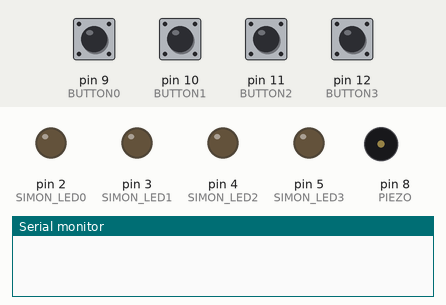
Simulated run of this sketch. Board: Arduino Uno, built with avr-gcc and run on an emulated ATmega328P. Parts: output pins drawn as LEDs (lit = HIGH), buzzer (waves = sounding), the last lines printed to the serial monitor. Dashed ring = blinking. Inputs (shaded band) come from the test bench; at power-on: pin 9 (BUTTON0), pin 10 (BUTTON1), pin 11 (BUTTON2), pin 12 (BUTTON3) LOW. Random numbers use the default seed unless the sketch sets one.

Above: at 0.6 s.
1.3 s: pin 10 (BUTTON1) pulled HIGH for 0.15 s
At 1.65 s:
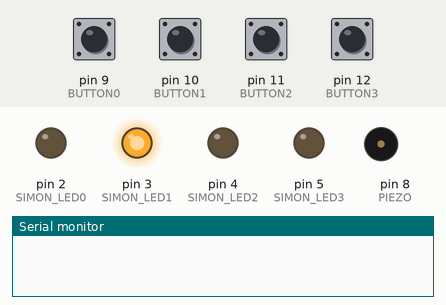
4.4 s: pin 10 (BUTTON1) pulled HIGH for 1 s
At 6.7 s:
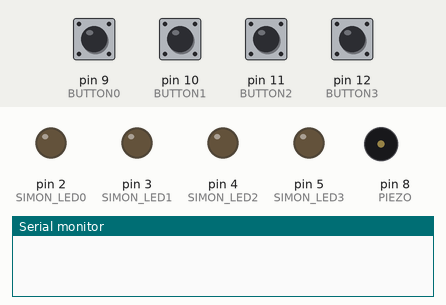
7.4 s: pin 9 (BUTTON0) pulled HIGH for 0.15 s
10.4 s: pin 9 (BUTTON0) pulsed HIGH 5 times (0.12 s each, 0.3 s apart)
At 12.02 s:
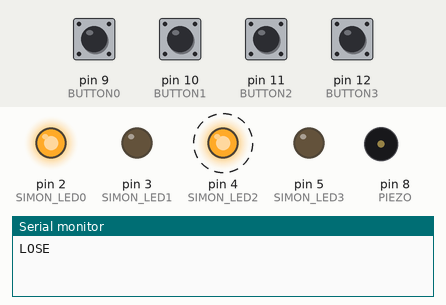
13.7 s: pin 10 (BUTTON1) pulsed HIGH 5 times (0.12 s each, 0.3 s apart)
At 14.92 s:
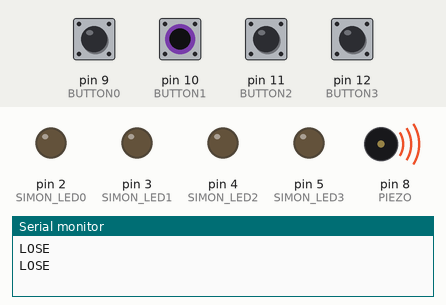
Timing chart, 0 to 17.7 s (numbered marks = the images above; inputs shaded):
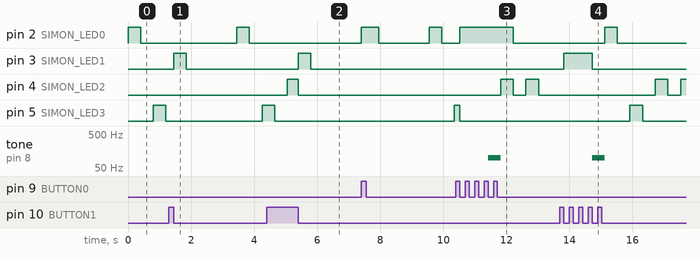

The sketch:

simon_says.ino
```cpp
// (licence header left out)
typedef unsigned long time_t;

// led pins
const int8_t SIMON_LED0 = 2;
const int8_t SIMON_LED1 = 3;
const int8_t SIMON_LED2 = 4;
const int8_t SIMON_LED3 = 5;

// pushbutton pins
const int8_t BUTTON0 = 9;
const int8_t BUTTON1 = 10;
const int8_t BUTTON2 = 11;
const int8_t BUTTON3 = 12;

// piezo buzzer pin and tone frequency
const int8_t PIEZO = 8;
const int16_t PIEZO_FREQ = 100;

/****************************************************************************************************
 * LED
 */
const int8_t LIGHTS = 4;
typedef struct {
  int8_t pin;
} light;

light lights[LIGHTS];

/**
 * Setup the lights
 */
void setup_lights(){
  lights[0].pin = SIMON_LED0;
  lights[1].pin = SIMON_LED1;
  lights[2].pin = SIMON_LED2;
  lights[3].pin = SIMON_LED3;
}

/****************************************************************************************************
 * SIMON ROUND
 */
const int8_t SIMON_PATTERN_LENGTH = 4;        // how many steps in the
const int16_t LIGHT_BLINK_MILLI = 400;        // led remains on for this long & delay between flashes
const int16_t PATTERN_SPACING_MILLI = 2000;   // time between pattern display in milliseconds
enum SIMON_STATE {
  RESET,                  // the reset state
  FLASH,                  // an led is turned on
  BLINK_WAIT,             // wait for a period
  BLANK,                  // turn off all leds
  PATTERN_SPACING         // wait for a longer period
};
typedef struct {
  int8_t pattern[SIMON_PATTERN_LENGTH]; // correct & displayed pattern
  int8_t curr_index_pattern;            // current index in displaying pattern
  SIMON_STATE state;                    // state of simon round
  time_t last_update;                   // timestamp where last state update occurred
} simon_round_data;

simon_round_data simon_data;

/**
 * Turns all LEDs off
 */
void blank_all() {
  for(int i = 0; i < LIGHTS; i++){
    digitalWrite(lights[i].pin, LOW);
  }
}

/**
 * Turns all LEDs on
 */
void light_all() {
  for(int i = 0; i < LIGHTS; i++){
    digitalWrite(lights[i].pin, HIGH);
  }
}

/**
 * Updates the simon round data
 * s        state to progress to
 * data     round data
 */
 void setup_state(SIMON_STATE s, simon_round_data *data);
void setup_state(SIMON_STATE s, simon_round_data *data) {
  data->last_update = millis();
  data->state = s;
}

/**
 * Handles the display of the Simon pattern
 */
 void handle_pattern(simon_round_data *data);
void handle_pattern(simon_round_data *data){
  time_t now = millis();

  switch (data->state) {
    case RESET:
    {
      blank_all();
      data->curr_index_pattern = 0;
      data->last_update = millis();
      data->state = FLASH;
    }
    break;
    case FLASH:
    {
      // blink current light
      digitalWrite(lights[data->pattern[data->curr_index_pattern]].pin, HIGH);
      data->curr_index_pattern = (data->curr_index_pattern + 1) % SIMON_PATTERN_LENGTH;
      setup_state(BLINK_WAIT, data);
    }
    break;

    case BLINK_WAIT:
    {
      if(now > data->last_update + LIGHT_BLINK_MILLI){
        setup_state(BLANK, data);
      }
    }
    break;

    case BLANK:
    {
      blank_all();
      if(now > data->last_update + LIGHT_BLINK_MILLI){
        if(data->curr_index_pattern == 0) {
          setup_state(PATTERN_SPACING, data);
        } else {
          setup_state(FLASH, data);
        }
      }
    }
    break;

    case PATTERN_SPACING:
    {
      if(now > data->last_update + PATTERN_SPACING_MILLI){
        setup_state(FLASH, data);
      }
    }
    break;

    default:
    {
      // should never get here
      Serial.println("Pattern FSM error");
    }
  }
}

/****************************************************************************************************
 * BUTTONS
 */

/**
* Assumes buttons are active high
* When the button is pressed the pin should read HIGH, LOW otherwise
*/
const int8_t BUTTONS = 4;             // number of buttons
const int16_t DEBOUNCE_PERIOD = 100;  // how long to wait
enum BUTTON_STATE {
  WAITING,                            // wait for the button to be pressed
  BUTTON_DOWN,                        // wait for button to be released + debouncing
  BUTTON_RELEASE                      // acknowledge the button has been released
};
typedef struct {
  int8_t pin;                         // which pin to read button input from
  BUTTON_STATE state;                 // current state of button
  time_t last_update;                 // used to debounce
  time_t last_pressed;                // last time button was released
} button;

button buttons[BUTTONS];

/**
 * Setup buttons
 */
void setup_buttons(){
  buttons[0].pin = BUTTON0;
  buttons[1].pin = BUTTON1;
  buttons[2].pin = BUTTON2;
  buttons[3].pin = BUTTON3;

  for(int i = 0; i < BUTTONS; i++){
    buttons[i].state = WAITING;
    buttons[i].last_update = 0;
    buttons[i].last_pressed = 0;
  }
}

/**
 * Handles the state of a given button
 */
void handle_button(button *curr); // functions with arguments need to be declared!!!
void handle_button(button *curr){
  time_t now = millis();
  switch(curr->state){
    case WAITING:
    {
      // wait until button has been pressed
      if(digitalRead(curr->pin) == HIGH){
        curr->state = BUTTON_DOWN;
        curr->last_update = now;
      }
    }
    break;

    case BUTTON_DOWN:
    {
      // wait until the button has been released AND the debounce period has elapsed
      if(digitalRead(curr->pin) == LOW && (now - curr->last_update > DEBOUNCE_PERIOD)){
        curr->state = BUTTON_RELEASE;
      }
    }
    break;

    case BUTTON_RELEASE:
    {
      // acknowledge completed button action
      // check for this state to identify a button press
      curr->state = WAITING;
    }
    break;

    default:
    {
      // should never get here
      Serial.println("Button FSM error");
    }
    break;
  }
}

/**
 * Handles the update of all button states
 */
void handle_buttons(){
  for(int i = 0; i < BUTTONS; i++){
    handle_button(&(buttons[i]));
  }
}

/****************************************************************************************************
 * GAME
 */
enum GAME_STATE {
  GAME_RESET,                   // reset
  PATTERN,                      // currently displaying pattern
  USER_ENTRY,                   // currently accepting and displaying input
  LOSE,                         // player has lost
  WIN                           // player has won
};

const int8_t VICTORY_ITER = 3; // number of flashes in win state
const int8_t UNENTERED_VALUE = -1;
typedef struct {
  GAME_STATE state;                       // current game state
  time_t start;                           // timestamp of game start
  int8_t attempt[SIMON_PATTERN_LENGTH];   // stores user attempt
  int8_t attempt_index;                   // current user attempt index

  // input entry
  bool display_input;                     // whether to display light selected
  int8_t curr_input;                      // user entered light
} game_data;
game_data data;

/**
 * Reset user entered attempt
 */
void reset_attempt(){
  data.attempt_index = 0;
  data.curr_input = 0;
  for(int i = 0; i < SIMON_PATTERN_LENGTH; i++){
    data.attempt[i] = UNENTERED_VALUE;
  }
}

/**
 * Once a button has been detected to be released, we handle the result here
 */
void handle_entry() {
  int pressed;
  // iterate over buttons until we hit the pressed one
  for(pressed = 0; (pressed < BUTTONS) && (buttons[pressed].state != BUTTON_RELEASE); pressed++){}
  if(pressed != BUTTONS){ // check one is pressed
    // update the user attempt pattern with pressed button
    data.attempt[data.attempt_index] = pressed;
    data.attempt_index++;
    // update the last pressed timeframe on the pressed button
    buttons[pressed].last_pressed = millis();
    // update the light to display
    data.display_input = true;
    data.curr_input = pressed;
    // if we have a full attempt pattern, compare it to the correct pattern
    if(data.attempt_index == SIMON_PATTERN_LENGTH){
      bool correct = true;
      for(int i = 0; i < SIMON_PATTERN_LENGTH; i++){
        if(data.attempt[i] != simon_data.pattern[i]){
          correct = false;
        }
      }
      if(correct){
        data.state = WIN;
      } else {
        data.state = LOSE;
      }
      reset_attempt();
    }
  }
}

/**
 * Handle the game finite state machine
 */
void handle_game() {
  time_t now = millis();
  handle_buttons(); // update all button states
  switch (data.state) {
    case GAME_RESET:
    {
      data.start = millis();
      for(int i = 0; i < BUTTONS; i++){
        buttons[i].state = WAITING;
      }
      for(int i = 0; i < SIMON_PATTERN_LENGTH; i++){
        simon_data.pattern[i] = random(LIGHTS);
      }
      reset_attempt();
      data.display_input = false;
      data.state = PATTERN;
    }
    break;

    case PATTERN:
    {
      handle_pattern(&simon_data);
      // if user input detected, swap to USER_ENTRY state
      for(int i = 0; i < BUTTONS; i++){
        if(buttons[i].state == BUTTON_RELEASE){
          blank_all();
          data.state = USER_ENTRY;
          simon_data.state = FLASH;
          handle_entry();
        }
      }
    }
    break;

    case USER_ENTRY:
    {
      handle_entry();
      // if we are displaying input currently, display the current input
      if (data.display_input) {
        digitalWrite(lights[data.curr_input].pin, HIGH);
        if(now - buttons[data.curr_input].last_pressed > LIGHT_BLINK_MILLI){
          data.display_input = false;
          blank_all();
        }
      }
      // check if any button has not been pressed for at least two seconds
      int8_t count = 0;
      for(int i = 0; i < BUTTONS; i++){
        if(now - buttons[i].last_pressed > PATTERN_SPACING_MILLI) {
          count++;
        }
      }
      if(count == BUTTONS){ // check if any button has not been pressed for at least two seconds
        // go back to displaying the pattern
        simon_data.state = RESET;
        data.state = PATTERN;
        // clear entered user pattern
        reset_attempt();
      }
    }
    break;

    case LOSE:
    {
      Serial.println("LOSE");
      // play a losing tone
      tone(PIEZO, PIEZO_FREQ, LIGHT_BLINK_MILLI);
      delay(LIGHT_BLINK_MILLI);
      data.state = PATTERN;
    }
    break;

    case WIN:
    {
      Serial.println("WIN");
      data.state = GAME_RESET;
      simon_data.state = RESET;

      //TODO: make this non-blocking
      for(int i = 0; i < VICTORY_ITER; i++){
        light_all();
        delay(LIGHT_BLINK_MILLI);
        blank_all();
        delay(LIGHT_BLINK_MILLI);
      }
    }
    break;

    default:
    {
      // should never get here
      Serial.println("Game FSM error");
    }
  }
}

void setup() {
  randomSeed(analogRead(0)); // assumes pin0 is unconnected for entropy sake
  pinMode(SIMON_LED0, OUTPUT);
  pinMode(SIMON_LED1, OUTPUT);
  pinMode(SIMON_LED2, OUTPUT);
  pinMode(SIMON_LED3, OUTPUT);
  pinMode(BUTTON0, INPUT);
  pinMode(BUTTON1, INPUT);
  pinMode(BUTTON2, INPUT);
  pinMode(BUTTON3, INPUT);
  data.state = GAME_RESET;
  simon_data.state = RESET;

  // setup buttons & lights
  setup_buttons();
  setup_lights();

  // piezo
  pinMode(PIEZO, OUTPUT);
  digitalWrite(PIEZO, LOW);

  // for debugging
  Serial.begin(9600);
}

void loop() {
  handle_game();
}
```

Measured:
- after the input at 1.3 s, pin 2 (SIMON_LED0): LOW → HIGH after 2.2 s, → LOW 0.40 s later; pin 3 (SIMON_LED1): LOW → HIGH after 0.15 s, → LOW 0.40 s later; pin 5 (SIMON_LED3): LOW → HIGH after 3.0 s
- after the input at 4.4 s, pin 3 (SIMON_LED1): LOW → HIGH after 1.0 s, → LOW 0.40 s later
- after the input at 10.4 s, pin 2 (SIMON_LED0): LOW → HIGH after 0.12 s, → LOW 1.7 s later; tone on pin 8 (PIEZO): silent → 100 Hz after 1.0 s, → silent 0.40 s later
- after the input at 13.7 s, pin 3 (SIMON_LED1): LOW → HIGH after 0.12 s, → LOW 0.90 s later; tone on pin 8 (PIEZO): silent → 100 Hz after 1.0 s, → silent 0.40 s later
